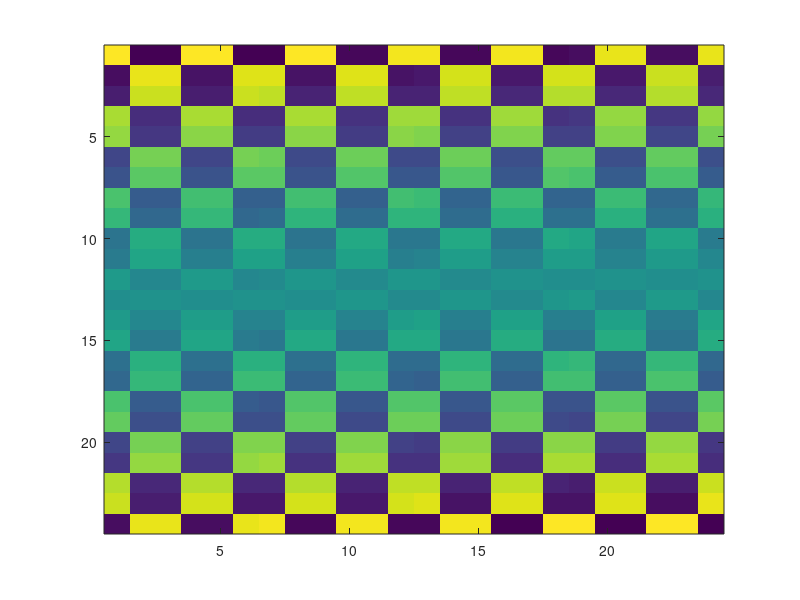

This chart was generated by the following MATLAB code: (Note: this script raises an error after producing the figure.)
%% TITLE OF HELP FILE - e.g., HOW_DO_I_xxx...
% One-line description of what this help file shows.

%% General instructions
%
% Instructions for creating a file:
% -----------------------------------------------------------------------
%
% - Try to give a brief, but complete, description
% - Code blocks with %% will appear as sections in the table of contents.
% - Comments following % will be printed as text.
% - Comment lines *immediately below a %% code block will be printed as
% regular text.
%
% Instructions to include in help files as appropriate:
% -----------------------------------------------------------------------
%
% Before you start, the CANlab_Core_Tools must be added to your path with
% subfolders. Otherwise, you will get errors.
%
% Sample datasets are in the "Sample_datasets" folder in CANlab_Core_Tools.
%
% This example will use emotion regulation data in the folder: 
% "Wager_et_al_2008_Neuron_EmotionReg"
% The dataset is a series of contrast images from N = 30 participants.
% Each image is a contrast image for [reappraise neg vs. look neg]
% 
% These data were published in:
% Wager, T. D., Davidson, M. L., Hughes, B. L., Lindquist, M. A., 
% Ochsner, K. N.. (2008). Prefrontal-subcortical pathways mediating 
% successful emotion regulation. Neuron, 59, 1037-50.

%% Section 1: Creating figures in your code
%
% use snapnow to take a snapshot of a figure in the HTML file.
% Example:

dat = magic(24);

figure; imagesc(dat)
snapnow


%% Section 2: Helper functions and printing text output
%
% Let's create a standard set of helper functions to increase readability.
% You can include these in your help scripts.

dashes = '----------------------------------------------';
printstr = @(dashes) disp(dashes);
printhdr = @(str) fprintf('%s\n%s\n%s\n', dashes, str, dashes);

% Example:

printhdr('This example prints some numbers:')
x = 5; y = 4*atan(-1.0);
fprintf('Integer: %d\tfloat: %3.14f \n', x, y);

